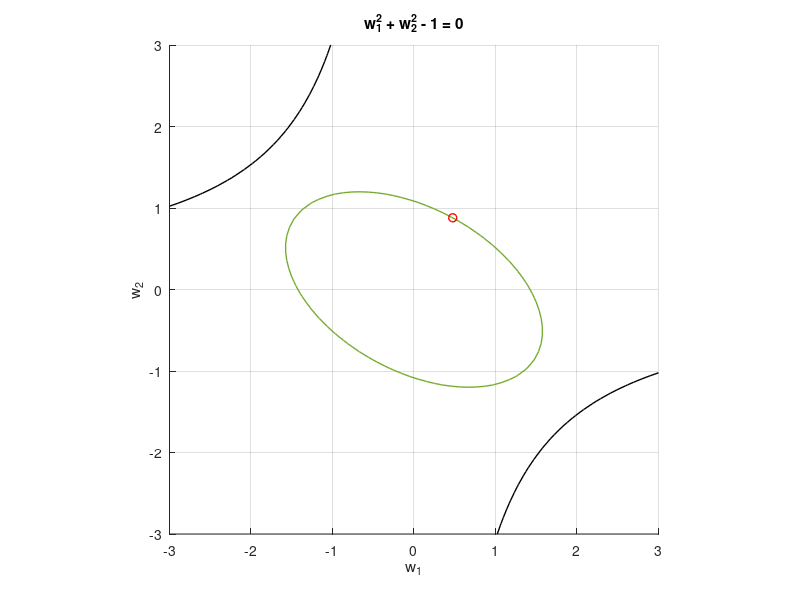

MATLAB code for this plot: (Note: this script raises an error after producing the figure.)
clear;
clc;

P = 1;
N_0 = 0.01;
a = 1;

% Setup 2 + 5
H_B_2 = [0.21 0.011; 0.09 0.3]; 
H_E_2 = [0.01 0.02; 0.017 0.01];

% Setup 3
H_B_3 = [0.21 0.011; 0.09 0.3]; 
H_E_3 = [-0.01 0.02; 0.01 0.01];

% Setup 4
H_B_4 = [0.21 0.015; 0.1 0.12];
H_E_4 = [0.01 0.071; 0.01 0.01];

% Setup 5
H_B_5 = [0.21 0.011; 0.09 0.3]; 
H_E_5 = [0.01 0.02; 0.017 0.01];


%==========================================================================
% Setup 2
D2 = 0.346;
constraint2 = (sqrt(N_0/(2*P))*qfuncinv(D2)/sqrt(a))^2;
range2 = [-3 3 -3 3];
w_optimal2 = [0.475;  0.88];
optimalValue2 = -norm(H_B_2*w_optimal2)^2;

figure(1)
hold on
Objective2 = ezplot(@(w_1,w_2) -(H_B_2(1,1)*w_1+H_B_2(1,2)*w_2).^2 - (H_B_2(2,1)*w_1+H_B_2(2,2)*w_2).^2 - optimalValue2,range2);
set(Objective2,'Color','#77AC30','LineWidth', 1);

Constraint2 = ezplot(@(w_1,w_2) (H_E_2(1,1)*w_1+H_E_2(1,2)*w_2)^2 + (H_E_2(2,1)*w_1+H_E_2(2,2)*w_2)^2 - constraint2,range2);
set(Constraint2,'Color','black','LineWidth',1);

PowerConstraint2 = ezplot(@(w_1,w_2) w_1^2 + w_2^2 - 1,range2);
set(PowerConstraint2,'Color','#A2142F','LineWidth',1);

plot(w_optimal2(1),w_optimal2(2),'ro','MarkerSize',6,'Linewidth',1);
hold off
grid on
axis equal
xlabel('w_1');
ylabel('w_2');
legend(['-||H_Bw||^2_2 =' num2str(round(optimalValue2,3))], ['||H_Ew||^2_2 = ' num2str(round(constraint2,3))],'||w||^2_2 = 1','Optimal');


%==========================================================================
% Setup 3
D3 = 0.2;
constraint3 = (sqrt(N_0/(2*P))*qfuncinv(D3)/sqrt(a))^2;
range3 = [-6 6 -6 6];
w_optimal3 = [0.4779;  0.8784];
optimalValue3 = -norm(H_B_3*w_optimal3)^2;

figure(2)
hold on
Objective3 = ezplot(@(w_1,w_2) -(H_B_3(1,1)*w_1+H_B_3(1,2)*w_2).^2 - (H_B_3(2,1)*w_1+H_B_3(2,2)*w_2).^2 - optimalValue3,range3);
set(Objective3,'Color','#77AC30','LineWidth',1);

Constraint3 = ezplot(@(w_1,w_2) (H_E_3(1,1)*w_1+H_E_3(1,2)*w_2)^2 + (H_E_3(2,1)*w_1+H_E_3(2,2)*w_2)^2 - constraint3,range3);
set(Constraint3,'Color','black','LineWidth',1);

PowerConstraint3 = ezplot(@(w_1,w_2) w_1^2 + w_2^2 - 1,range3);
set(PowerConstraint3,'Color','#A2142F','LineWidth',1);

plot(w_optimal3(1),w_optimal3(2),'ro','MarkerSize',5,'Linewidth',1);
hold off
grid on
axis equal
xlabel('w_1');
ylabel('w_2');
legend(['-||H_Bw||^2_2 =' num2str(round(optimalValue3,3))], ['||H_Ew||^2_2 = ' num2str(round(constraint3,3))],'||w||^2_2 = 1','Optimal');


%==========================================================================
% Setup 4
D4 = 0.3246;
constraint4 = (sqrt(N_0/(2*P))*qfuncinv(D4)/sqrt(a))^2;
range4 = [-4 4 -4 4];
w_optimal4 = [-0.9592;  -0.2828];
optimalValue4 = -norm(H_B_4*w_optimal4)^2;

figure(3)
hold on
Objective4 = ezplot(@(w_1,w_2) -(H_B_4(1,1)*w_1+H_B_4(1,2)*w_2).^2 - (H_B_4(2,1)*w_1+H_B_4(2,2)*w_2).^2 - optimalValue4,range4);
set(Objective4,'EdgeColor','#77AC30','LineWidth',1);

Constraint4 = ezplot(@(w_1,w_2) (H_E_4(1,1)*w_1+H_E_4(1,2)*w_2).^2 + (H_E_4(2,1)*w_1+H_E_4(2,2)*w_2).^2 - constraint4,range4);
set(Constraint4,'EdgeColor','black','LineWidth',1);

PowerConstraint4 = ezplot(@(w_1,w_2) w_1^2 + w_2^2 - 1,range4);
set(PowerConstraint4,'EdgeColor','#A2142F','LineWidth',1);

plot(w_optimal4(1),w_optimal4(2),'ro','MarkerSize',5,'Linewidth',1);
hold off
grid on
axis equal
xlabel('w_1');
ylabel('w_2');
legend(['-||H_Bw||^2_2 =' num2str(round(optimalValue4,3))], ['||H_Ew||^2_2 = ' num2str(round(constraint4,3))],'||w||^2_2 = 1','Optimal');

%==========================================================================
% Setup 5
D5 = 0.3555;
constraint5 = (sqrt(N_0/(2*P))*qfuncinv(D5)/sqrt(a))^2;
range5 = [-3 3 -3 3];
w_optimal5 = [-0.9106;  -0.4132];
optimalValue5 = -norm(H_B_5*w_optimal5)^2;

figure(4)
hold on
Objective5 = ezplot(@(w_1,w_2) -(H_B_5(1,1)*w_1+H_B_5(1,2)*w_2).^2 - (H_B_5(2,1)*w_1+H_B_5(2,2)*w_2).^2 - optimalValue5,range5);
set(Objective5,'Color','#77AC30','LineWidth',1);

Constraint5 = ezplot(@(w_1,w_2) (H_E_5(1,1)*w_1+H_E_5(1,2)*w_2)^2 + (H_E_5(2,1)*w_1+H_E_5(2,2)*w_2)^2 - constraint5,range5);
set(Constraint5,'Color','black','LineWidth',1);

PowerConstraint5 = ezplot(@(w_1,w_2) w_1^2 + w_2^2 - 1,range5);
set(PowerConstraint5,'Color','#A2142F','LineWidth',1);

plot(w_optimal5(1),w_optimal5(2),'ro','MarkerSize',5,'Linewidth',1);
hold off
grid on
axis equal
xlabel('w_1');
ylabel('w_2');
legend(['-||H_Bw||^2_2 =' num2str(round(optimalValue5,3))], ['||H_Ew||^2_2 = ' num2str(round(constraint5,3))],'||w||^2_2 = 1','Optimal');